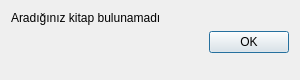
<?xml version="1.0" encoding="UTF-8"?>
<ui version="4.0">
 <class>Dialog</class>
 <widget class="QDialog" name="Dialog">
  <property name="geometry">
   <rect>
    <x>0</x>
    <y>0</y>
    <width>300</width>
    <height>80</height>
   </rect>
  </property>
  <property name="minimumSize">
   <size>
    <width>300</width>
    <height>80</height>
   </size>
  </property>
  <property name="maximumSize">
   <size>
    <width>300</width>
    <height>80</height>
   </size>
  </property>
  <property name="windowTitle">
   <string>Info</string>
  </property>
  <property name="windowIcon">
   <iconset>
    <normaloff>../assets/logo.png</normaloff>../assets/logo.png</iconset>
  </property>
  <property name="locale">
   <locale language="English" country="UnitedStates"/>
  </property>
  <layout class="QFormLayout" name="formLayout">
   <item row="1" column="1">
    <widget class="QDialogButtonBox" name="okButton">
     <property name="orientation">
      <enum>Qt::Horizontal</enum>
     </property>
     <property name="standardButtons">
      <set>QDialogButtonBox::Ok</set>
     </property>
    </widget>
   </item>
   <item row="0" column="0" colspan="2">
    <widget class="QLabel" name="infolabel">
     <property name="maximumSize">
      <size>
       <width>16777215</width>
       <height>16777215</height>
      </size>
     </property>
     <property name="font">
      <font>
       <family>Arial</family>
       <pointsize>9</pointsize>
      </font>
     </property>
     <property name="text">
      <string>Aradığınız kitap bulunamadı</string>
     </property>
    </widget>
   </item>
  </layout>
 </widget>
 <resources/>
 <connections>
  <connection>
   <sender>okButton</sender>
   <signal>accepted()</signal>
   <receiver>Dialog</receiver>
   <slot>accept()</slot>
   <hints>
    <hint type="sourcelabel">
     <x>248</x>
     <y>254</y>
    </hint>
    <hint type="destinationlabel">
     <x>157</x>
     <y>274</y>
    </hint>
   </hints>
  </connection>
  <connection>
   <sender>okButton</sender>
   <signal>rejected()</signal>
   <receiver>Dialog</receiver>
   <slot>reject()</slot>
   <hints>
    <hint type="sourcelabel">
     <x>316</x>
     <y>260</y>
    </hint>
    <hint type="destinationlabel">
     <x>286</x>
     <y>274</y>
    </hint>
   </hints>
  </connection>
 </connections>
</ui>
